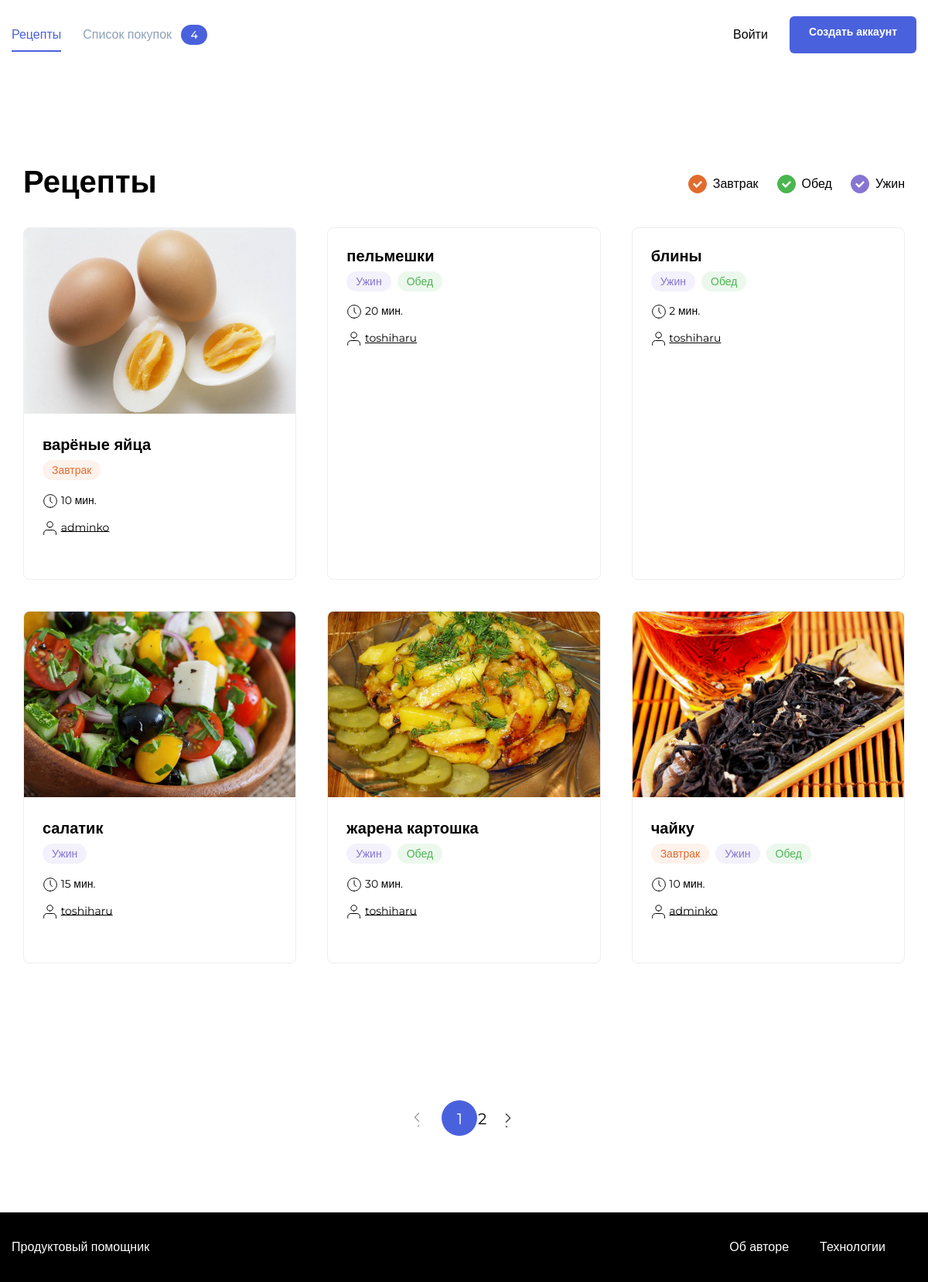
The app's page /, older data.
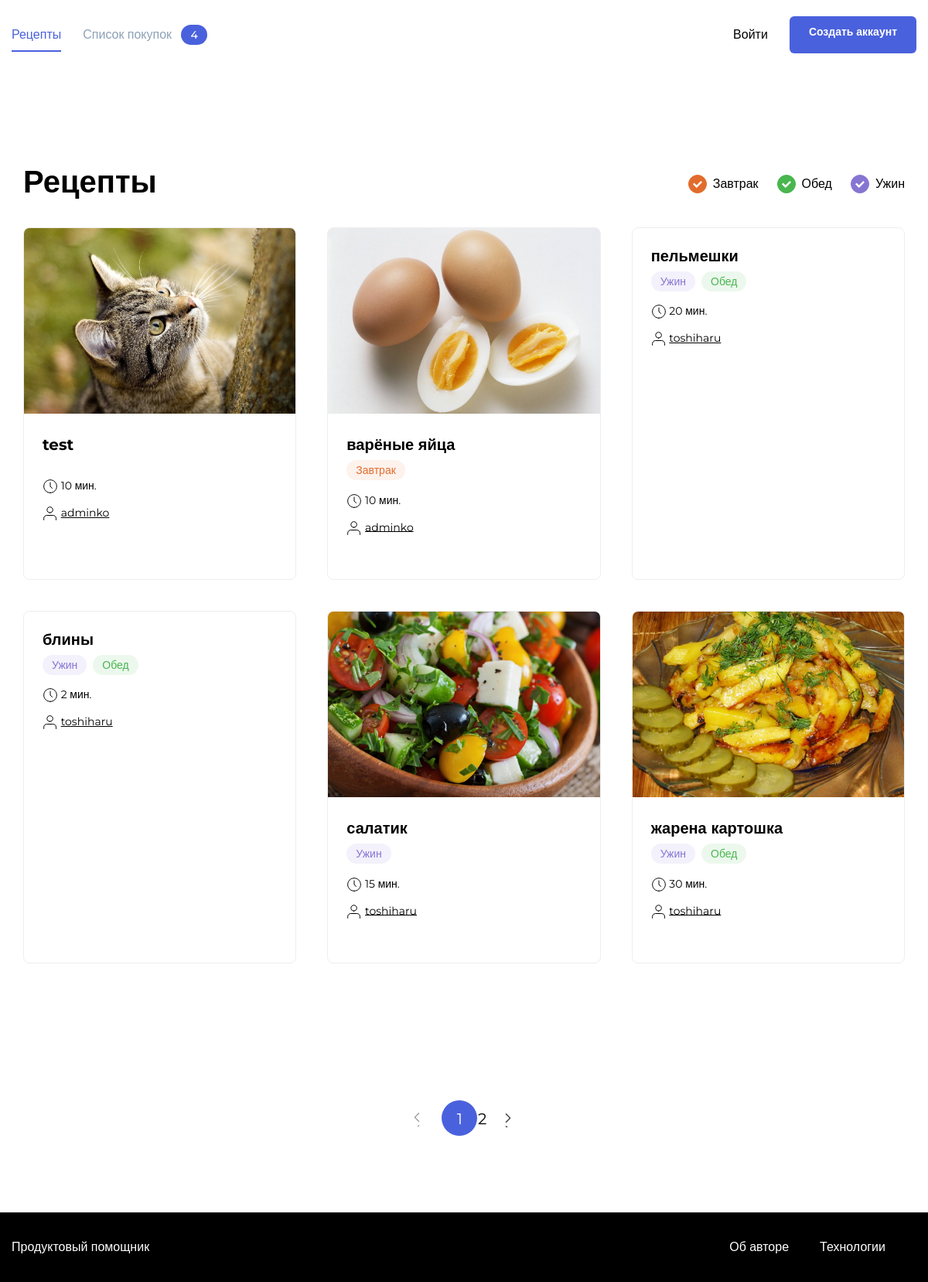
The same page, newer data.
### prod_h/models.py (models this page shows, shortened)
class Recipe(models.Model):
    author = models.ForeignKey(
        User,
        on_delete=models.CASCADE,
        related_name='recipes',
        verbose_name='автор рецепта',
    )
    name = models.CharField(
        max_length=100,
        verbose_name='Название рецепта',
        help_text='Максимальная длинна 100 символов',)
    image = models.ImageField(upload_to='prod_h/', blank=True, null=True)
    text = models.TextField(
        blank=True,
        verbose_name='Описание',
        help_text='Описание рецепта',)
    ingredients = models.ManyToManyField(
        ListOfIngridients,
        through='Amount',
        through_fields=('recipe', 'ingredient'),
        verbose_name='Игредиенты',
        help_text='Игредиенты',)
    tags = models.ManyToManyField(Teg, )
    time = models.IntegerField(verbose_name='Вермя приготовления')
    pub_date = models.DateTimeField("date published", auto_now_add=True)
    slug = models.SlugField(
        max_length=500,
        unique=True,
        blank=True,
    )
    class Meta:
        ordering = ["-pub_date"]

class Teg(models.Model):
    name = models.CharField(max_length=20)
    slug = models.SlugField(unique=True)

### prod_h/views.py (the view)
# urls.py: path('', views.index, name='index')
def index(request):
    latest = Recipe.objects.order_by('-pub_date')
    paginator = Paginator(latest, 6)
    page_number = request.GET.get('page')
    page = paginator.get_page(page_number)
    return render(
        request,
        "indexNotAuth.html",
        {"posts": latest, "page": page, 'paginator': paginator})

### templates/indexNotAuth.html (shortened to what this page needs)
{% extends "base.html" %}
{% load static %}
{% block static_css %}<link rel="stylesheet" href="{% static 'pages/index.css' %}">{% endblock %}
{% block content %}
    <main class="main container">
        <div class="main__header">
            <h1 class="main__title">Рецепты</h1>
            <ul class="tags">
                <li class="tags__item">
                    <a id="breakfast" class="tags__checkbox tags__checkbox_style_orange tags__checkbox_active" href="#"></a>
                    <span class="tags__label">Завтрак</span>
                </li>
                <li class="tags__item">
                    <a id="lunch" class="tags__checkbox tags__checkbox_style_green tags__checkbox_active" href="#"></a>
                    <span for="lunch" class="tags__label">Обед</span>
                </li>
                <li class="tags__item">
                    <a id="dinner" class="tags__checkbox tags__checkbox_style_purple tags__checkbox_active" href="#"></a>
                    <label for="dinner" class="tags__label">Ужин</label>
                </li>
            </ul>
        </div>
        <div class="card-list">
            {% for post in page %}
            {% include "includes/post_item.html" with post=post %}
            {% endfor %}
        </div>
    </main>
{%endblock%}

### templates/includes/post_item.html (shortened to what this page needs)
<div class="card" data-id="120">
      {% load thumbnail %}
      {% thumbnail post.image "364x240" crop="center" upscale=True as img %}
        <a href="{% url 'recipe_detail' post.id %}" class="link" target="_blank"><img src="{{ img.url }}" alt="{{ post.name }}" class="card__image"></a>
      {% endthumbnail %}
        <div class="card__body">
            <a class="card__title link" href="{% url 'recipe_detail' post.id %}" target="_blank">{{post.name}}</a>
            <ul class="card__items">
                {%include "includes/tag.html"%}
            </ul>
            <div class="card__items card__items_column">
                <p class="card__text"><span class="icon-time"></span> {{post.time}} мин.</p>
                <p class="card__text"><span class="icon-user"></span> <a href="{%url 'authors-recipes' username=post.author.username %}" style="color: black">{{post.author.username}}</a></p>
            </div>
        </div>
        <div class="card__footer">
        </div>
    </div>

### templates/includes/tag.html
{% for tag in post.tags.all %}
    {% if tag.name == 'breakfast' %}
        <li class="card__item"><span class="badge badge_style_orange">Завтрак</span></li>
    {% elif tag.name == 'lunch' %}
        <li class="card__item"><span class="badge badge_style_green">Обед</span></li>
    {% elif tag.name == 'dinner' %}
        <li class="card__item"><span class="badge badge_style_purple">Ужин</span></li>
    {% endif %}
{% endfor %}

Row changes from the older to the newer data that the page shows:
no longer on this page (row edited): Recipe: shows a picture, name "чайку", time "10", author.username "adminko", Teg (name "Завтрак"), Teg (name "Ужин"), Teg (name "Обед")
added Recipe: name (picture), name "test", time "10", author.username "adminko"
